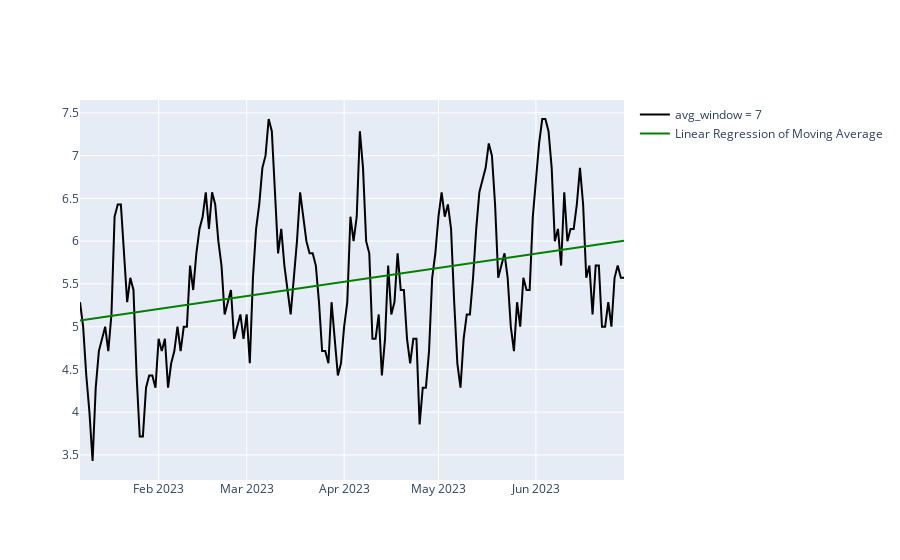

Source (notebook cell):
### Code cell
fig = go.Figure()
# fig.add_trace(go.Scatter(x=data_fecha['fecha de creacion'], y=data_fecha['Acumulado'],name="Acumulado"))
fig.add_trace(go.Scatter(x=data_fecha['fecha de creacion'], y=data_fecha['avg_window = 7'],name="avg_window = 7", yaxis="y2",marker_color="black"))
# fig.add_trace(go.Bar(x=data_fecha['fecha de creacion'], y=data_fecha['Total'],name="Nuevos Dia" , yaxis="y2", marker_color=data_fecha['Dia'] ))
fig.add_trace(go.Scatter(x=data_fecha['fecha de creacion'], y=data_fecha['y_pred'], name='Linear Regression of Moving Average',yaxis="y2", line=dict(color='green')))

fig.show()

### Figure 1 — Plotly figure (JSON) as saved in the notebook; plotly's stock layout.template omitted (floating-point values rounded to 4 significant figures; data arrays with more than 128 entries replaced by an {"elided": "..."} marker saying what was removed)
{"data": [{"marker": {"color": "black"}, "name": "avg_window = 7", "type": "scatter", "x": {"elided": "174 str values"}, "y": {"elided": "174 float values"}, "yaxis": "y2"}, {"line": {"color": "green"}, "name": "Linear Regression of Moving Average", "type": "scatter", "x": {"elided": "174 str values"}, "y": {"elided": "174 float values"}, "yaxis": "y2"}], "layout": {}}
